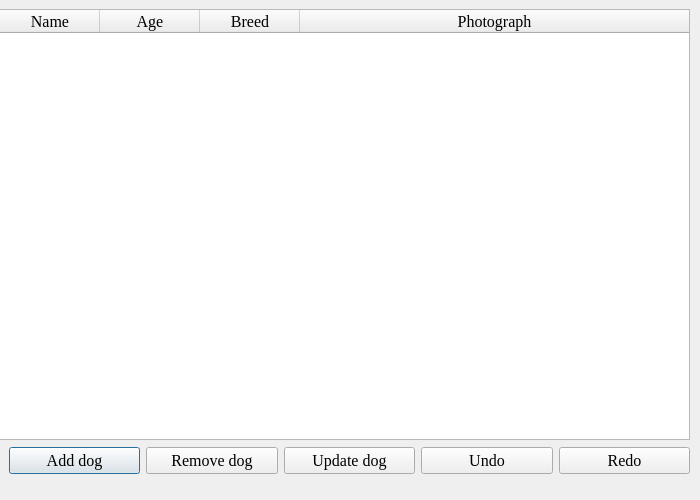
<?xml version="1.0" encoding="UTF-8"?>
<ui version="4.0">
 <class>adminwindow</class>
 <widget class="QDialog" name="adminwindow">
  <property name="geometry">
   <rect>
    <x>0</x>
    <y>0</y>
    <width>700</width>
    <height>500</height>
   </rect>
  </property>
  <property name="windowTitle">
   <string>Admin</string>
  </property>
  <widget class="QTableWidget" name="tableWidget">
   <property name="geometry">
    <rect>
     <x>-1</x>
     <y>9</y>
     <width>691</width>
     <height>431</height>
    </rect>
   </property>
   <property name="autoFillBackground">
    <bool>false</bool>
   </property>
   <property name="lineWidth">
    <number>5</number>
   </property>
   <property name="dragEnabled">
    <bool>false</bool>
   </property>
   <property name="sortingEnabled">
    <bool>false</bool>
   </property>
   <property name="columnCount">
    <number>4</number>
   </property>
   <attribute name="horizontalHeaderStretchLastSection">
    <bool>true</bool>
   </attribute>
   <attribute name="verticalHeaderCascadingSectionResizes">
    <bool>false</bool>
   </attribute>
   <attribute name="verticalHeaderShowSortIndicator" stdset="0">
    <bool>false</bool>
   </attribute>
   <attribute name="verticalHeaderStretchLastSection">
    <bool>false</bool>
   </attribute>
   <column>
    <property name="text">
     <string>Name</string>
    </property>
    <property name="font">
     <font>
      <family>Times New Roman</family>
      <pointsize>12</pointsize>
     </font>
    </property>
    <property name="background">
     <color>
      <red>255</red>
      <green>194</green>
      <blue>203</blue>
     </color>
    </property>
   </column>
   <column>
    <property name="text">
     <string>Age</string>
    </property>
    <property name="font">
     <font>
      <family>Times New Roman</family>
      <pointsize>12</pointsize>
     </font>
    </property>
    <property name="background">
     <color>
      <red>255</red>
      <green>255</green>
      <blue>255</blue>
     </color>
    </property>
    <property name="foreground">
     <brush brushstyle="NoBrush">
      <color alpha="255">
       <red>255</red>
       <green>194</green>
       <blue>203</blue>
      </color>
     </brush>
    </property>
   </column>
   <column>
    <property name="text">
     <string>Breed</string>
    </property>
    <property name="font">
     <font>
      <family>Times New Roman</family>
      <pointsize>12</pointsize>
     </font>
    </property>
    <property name="background">
     <color>
      <red>255</red>
      <green>194</green>
      <blue>203</blue>
     </color>
    </property>
   </column>
   <column>
    <property name="text">
     <string>Photograph</string>
    </property>
    <property name="font">
     <font>
      <family>Times New Roman</family>
      <pointsize>12</pointsize>
     </font>
    </property>
    <property name="foreground">
     <brush brushstyle="NoBrush">
      <color alpha="255">
       <red>255</red>
       <green>194</green>
       <blue>203</blue>
      </color>
     </brush>
    </property>
   </column>
  </widget>
  <widget class="QWidget" name="">
   <property name="geometry">
    <rect>
     <x>9</x>
     <y>430</y>
     <width>681</width>
     <height>61</height>
    </rect>
   </property>
   <layout class="QHBoxLayout" name="horizontalLayout">
    <item>
     <widget class="QPushButton" name="addButton">
      <property name="font">
       <font>
        <family>Times New Roman</family>
        <pointsize>12</pointsize>
       </font>
      </property>
      <property name="text">
       <string>Add dog</string>
      </property>
     </widget>
    </item>
    <item>
     <widget class="QPushButton" name="removeButton">
      <property name="font">
       <font>
        <family>Times New Roman</family>
        <pointsize>12</pointsize>
       </font>
      </property>
      <property name="text">
       <string>Remove dog</string>
      </property>
     </widget>
    </item>
    <item>
     <widget class="QPushButton" name="updateButton">
      <property name="font">
       <font>
        <family>Times New Roman</family>
        <pointsize>12</pointsize>
       </font>
      </property>
      <property name="text">
       <string>Update dog</string>
      </property>
     </widget>
    </item>
    <item>
     <widget class="QPushButton" name="undoButton">
      <property name="font">
       <font>
        <family>Times New Roman</family>
        <pointsize>12</pointsize>
       </font>
      </property>
      <property name="text">
       <string>Undo</string>
      </property>
     </widget>
    </item>
    <item>
     <widget class="QPushButton" name="redoButton">
      <property name="font">
       <font>
        <family>Times New Roman</family>
        <pointsize>12</pointsize>
       </font>
      </property>
      <property name="text">
       <string>Redo</string>
      </property>
     </widget>
    </item>
   </layout>
  </widget>
 </widget>
 <resources/>
 <connections/>
</ui>
